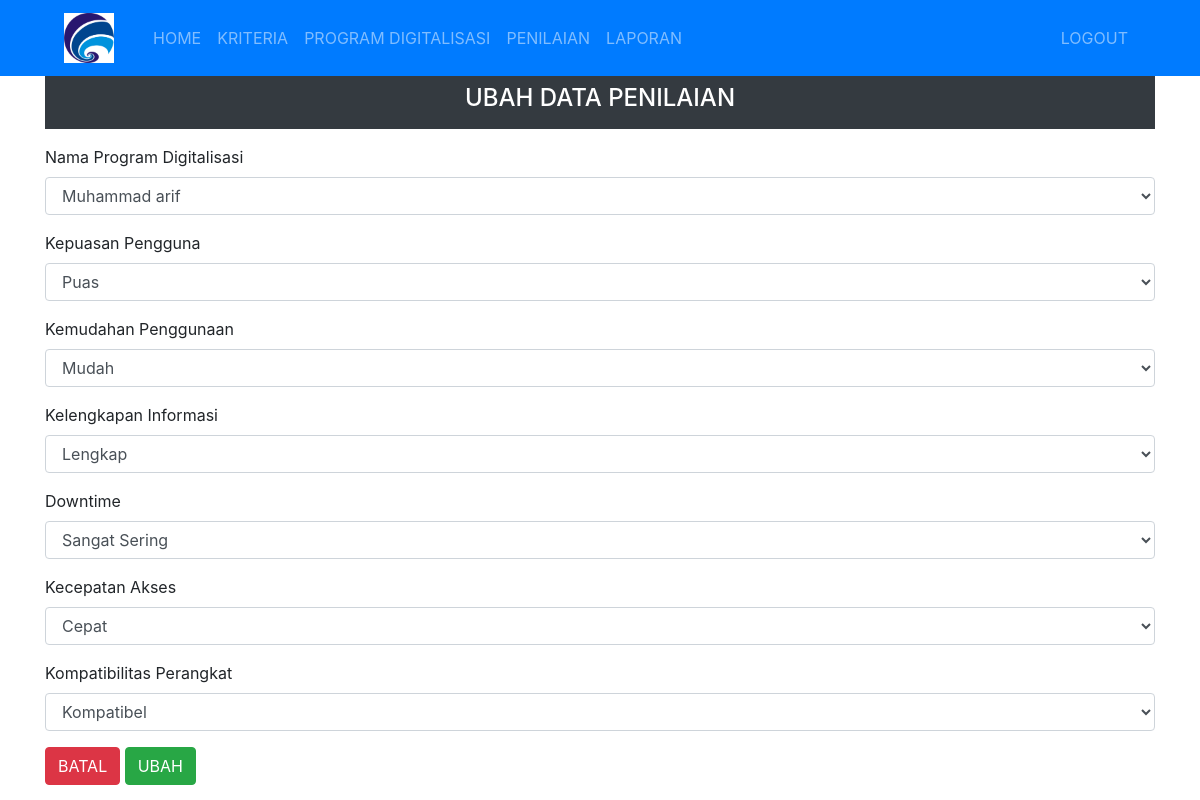
Page /admin/nilai-aksi.php?id_program=2&aksi=ubah (signed in) on the committed database.
### tables this page shows
CREATE TABLE `program` (
  `id_program` int(1) NOT NULL,
  `nama_program` varchar(30) NOT NULL,
  `d_max` double NOT NULL,
  `d_min` double NOT NULL,
  `nilai_v` double NOT NULL,
  `rank` int(5) NOT NULL
);

CREATE TABLE `kriteria` (
  `id_kriteria` int(1) NOT NULL,
  `nama_kriteria` varchar(30) NOT NULL,
  `bobot_kriteria` double NOT NULL,
  `jenis_kriteria` varchar(10) NOT NULL,
  `akar_kriteria` double NOT NULL,
  `solusi_ideal_positif` double NOT NULL,
  `solusi_ideal_negatif` double NOT NULL
);

### admin/nilai-aksi.php (the view)
<?php include 'header.php';
  if (isset($_GET['aksi'])) {
    if ($_GET['aksi'] == 'tambah') {
      $queryCheck = mysqli_query($conn, "SELECT DISTINCT id_program FROM nilai");
      $programWithValues = mysqli_num_rows($queryCheck);
      $queryTotal = mysqli_query($conn, "SELECT COUNT(*) as total_program FROM program");
      $totalProgram = mysqli_fetch_assoc($queryTotal)['total_program'];
  ?>
    <div class="container-xl">
      <div class="bg-dark text-white py-2 mb-3">
        <h4 class="text-center">TAMBAH DATA PENILAIAN</h4>
      </div>
      <div class="panel panelcontainer">
        <div class="bootstrap-table">
          <?php if (isset($_SESSION['error'])): ?>
            <div class="alert alert-danger">
              <?php echo $_SESSION['error']; unset($_SESSION['error']); ?>
            </div>
          <?php endif; ?>
          <?php if (isset($_SESSION['errors'])): ?>
            <div class="alert alert-danger">
                <ul>
                  <?php foreach ($_SESSION['errors'] as $error): ?>
                    <li><?php echo $error; ?></li>
                  <?php endforeach; ?>
                </ul>
                <?php unset($_SESSION['errors']); ?>
            </div>
          <?php endif; ?>
          <form action="nilai-proses.php?proses=simpan" method="post" enctype="multipart/form-data">
            <div class="form-group">
              <label>Nama Program Digitalisasi</label>
              <select class="form-control" name="id_program" required>
                <option selected disabled>Pilih</option>
                <?php
                  $query = mysqli_query($conn, "SELECT * FROM program WHERE id_program NOT IN (SELECT DISTINCT id_program FROM nilai) ORDER BY id_program");
                  while ($result = mysqli_fetch_array($query)) {
                    echo "<option value='{$result['id_program']}'>{$result['nama_program']}</option>";
                  }
                ?>
              </select>
            </div>
            <?php
              $query1 = mysqli_query($conn, "SELECT * FROM kriteria ORDER BY id_kriteria");
              while ($result1 = mysqli_fetch_array($query1)) {
                $id_kriteria = $result1['id_kriteria'];
                $nama_kriteria = $result1['nama_kriteria'];
                echo "
                <div class='form-group'>
                  <label>".$nama_kriteria."</label>
                  <select name=".$id_kriteria." class='form-control'>
                    <option selected disabled>Pilih</option>";
                    $query2 = mysqli_query($conn, "SELECT * FROM subkriteria WHERE id_kriteria='$id_kriteria' ORDER BY nilai_subkriteria DESC");
                    while ($result2 = mysqli_fetch_array($query2)) {
                      echo "<option value=".$result2['id_subkriteria'].">".$result2['nama_subkriteria']."</option>";
                    }
                echo "</select></div>";
              }
            ?>
            <div class="form-group">
              <a href="nilai.php" class="btn btn-danger">BATAL</a>
              <input type="submit" class="btn btn-success" value="SIMPAN" />
            </div>
          </form>
        </div>
      </div>
    </div>
    <?php } else if($_GET['aksi']=='ubah') { ?>
      <div class="container-xl">
        <div class="bg-dark text-white py-2 mb-3">
          <h4 class="text-center">UBAH DATA PENILAIAN</h4>
        </div>
        <div class="panel panelcontainer">
          <div class="bootstrap-table">
            <form
              action="nilai-proses.php?proses=ubah"
              method="post"
              enctype="multipart/form-data"
            >
              <div class="form-group">
                <label>Nama Program Digitalisasi</label>
                <?php
                  $id_program = $_GET['id_program'];
                  $query3 = mysqli_query($conn, "SELECT * FROM program WHERE id_program='".$id_program."'");
                  $result3 = mysqli_fetch_array($query3); ?>
                <select class="form-control" name="id_program">
                  <option selected value="<?php echo $result3['id_program']?>"><?php echo $result3['nama_program']?></option>
                </select>
              </div>
              <?php
                $query1 = mysqli_query($conn, "SELECT * FROM kriteria ORDER BY id_kriteria");
                while ($result1=mysqli_fetch_array($query1)){
                  $id_kriteria = $result1['id_kriteria'];
                  $nama_kriteria = $result1['nama_kriteria'];
                  $id_program = $_GET['id_program'];
                  $query4 = mysqli_query($conn, "SELECT * FROM nilai WHERE id_kriteria='".$id_kriteria."' AND id_program='".$id_program."'");
                  $result4 = mysqli_fetch_array($query4);
                  $sub = $result4['id_subkriteria'];
                  echo "
                  <div class='form-group'>
                    <label>".$nama_kriteria."</label>
                    <select name=".$id_kriteria." class='form-control'>";
                      $query2 = mysqli_query($conn, "SELECT * FROM subkriteria WHERE id_kriteria='$id_kriteria' ORDER BY nilai_subkriteria DESC");
                      while ($result2=mysqli_fetch_array($query2)){
                        if($result2['id_subkriteria']==$sub){
                          echo "<option selected value=".$result2['id_subkriteria'].">".$result2['nama_subkriteria']."</option>";
                        } else {
                          echo "<option value=".$result2['id_subkriteria'].">".$result2['nama_subkriteria']."</option>";
                        }
                      }
                  echo "</select></div>";
                }?>
              <div class="form-group">
                <a href="nilai.php" class="btn btn-danger">BATAL</a>
                <input type="submit" class="btn btn-success" value="UBAH" />
              </div>
            </form>
          </div>
        </div>
      </div>
    <?php }} ?>

### rows in the picture
program: id_program "Muhammad arif"
kriteria: nama_kriteria "Kepuasan Pengguna"
kriteria: nama_kriteria "Kemudahan Penggunaan"
kriteria: nama_kriteria "Kelengkapan Informasi"
kriteria: nama_kriteria "Downtime"
kriteria: nama_kriteria "Kecepatan Akses"
kriteria: nama_kriteria "Kompatibilitas Perangkat"

### other values in the picture
form field value "Puas"
form field value "Mudah"
form field value "Lengkap"
form field value "Sangat Sering"
form field value "Cepat"
form field value "Kompatibel"
